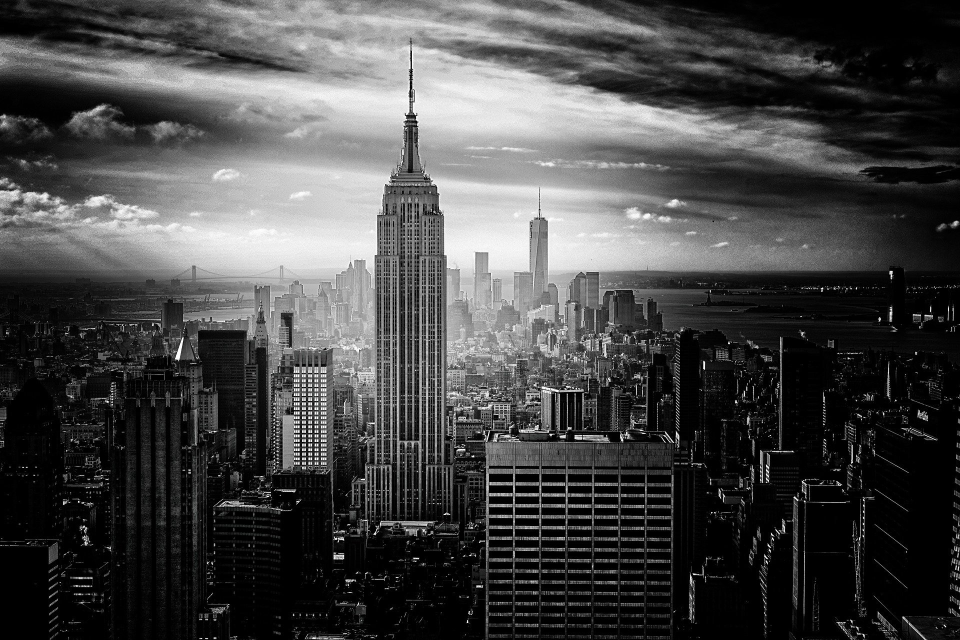
#> input picture Target_images/NewYork.jpg, 1920 x 1280 px, given in place of 1.jpg, which was not available (shown at 1/2 size)
$ python __Mosaique.py
#> lines starting #> are read from the running program, lines starting #| are printed output that depends on the picture; pictures that were not available may be replaced by others from this repository, and a replacement may not be noted
"""
Created on Tue Apr 16/11/2022

@author: Maxime Torre
"""
from re import I
import scipy
import numpy as np
import skimage.io as skio
from os.path import join
import scipy.ndimage as scnd
import skimage.filters as skf
from skimage import color
from skimage import filters

import skimage as sk
import skimage.color as skc
import skimage.data as skd
import matplotlib.pyplot as plt
from skimage import util
from skimage.util import crop
from skimage import transform
from skimage.util import img_as_ubyte

## 1 - Image sketching -------------------------------------------------------------------------------------------

filename = r'1.jpg'
dirpath = r'/input'
filepath = join(dirpath, filename)
print(filepath)

img = skio.imread(filepath)
#> img is the input picture: shape (1280, 1920, 3); mean R, G, B 70.4, 70.4, 70.4
img_3_resize = transform.rescale(img, scale = 0.25, multichannel = True)
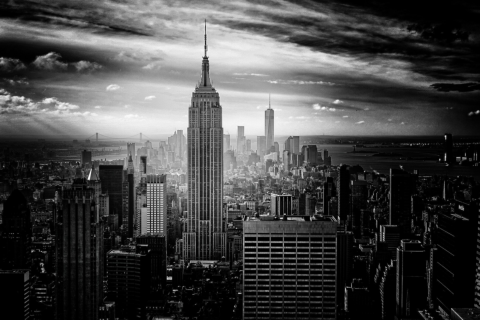
#> img_3_resize: shape (320, 480, 3) float64; mean R, G, B 0.276, 0.276, 0.276

fig, axes = plt.subplots(ncols=2,figsize=(8, 4))
axes[0].imshow(img)
axes[0].set_title('Based Image')
axes[1].imshow(img_3_resize)
axes[1].set_title('Resize image')
plt.show()
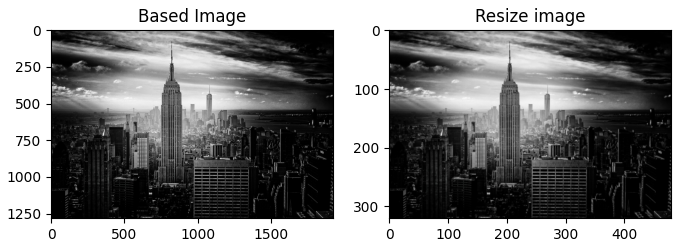
#> figure drawn by matplotlib, 2 panels

# Ouvrir chaque image et stocker la valeur moyenne des couleurs de l'image dans une liste ou l'indice correspond au numéro de l'image
taille_bloc = 64
nb_image_data_base = 5
L_color_img_data = []
for j in range (1,nb_image_data_base):
    filename_use = str(j)+'.jpg'
    filepath_use = join(dirpath, filename_use)
    img_use = skio.imread(filepath_use)
    img_use_resize = img_as_ubyte(transform.rescale(img_use, scale = 0.25, multichannel = True)) # float to utin8
    #print(filename_use)
    R = 0
    G = 0
    B = 0
    R_moy = 0
    G_moy = 0
    B_moy = 0
    for k in range(taille_bloc): # colonne
            for i in range(taille_bloc): # ligne
                #print("i = ", i,"k = ",k)
                R = R + img_use_resize[k][i][0]
                G = G + img_use_resize[k][i][1]
                B = B + img_use_resize[k][i][2]
#> after the loop, B = 217684; G = 217684; R = 217684
    R_moy = R//(taille_bloc**2)
#> R_moy = 53
    G_moy = G//(taille_bloc**2)
#> G_moy = 53
    B_moy = B//(taille_bloc**2)
#> B_moy = 53
    L_color_img_data.append([R_moy, G_moy, B_moy])
#> pass 2 of the loop `for j in range (1,nb_image_data_base):`:
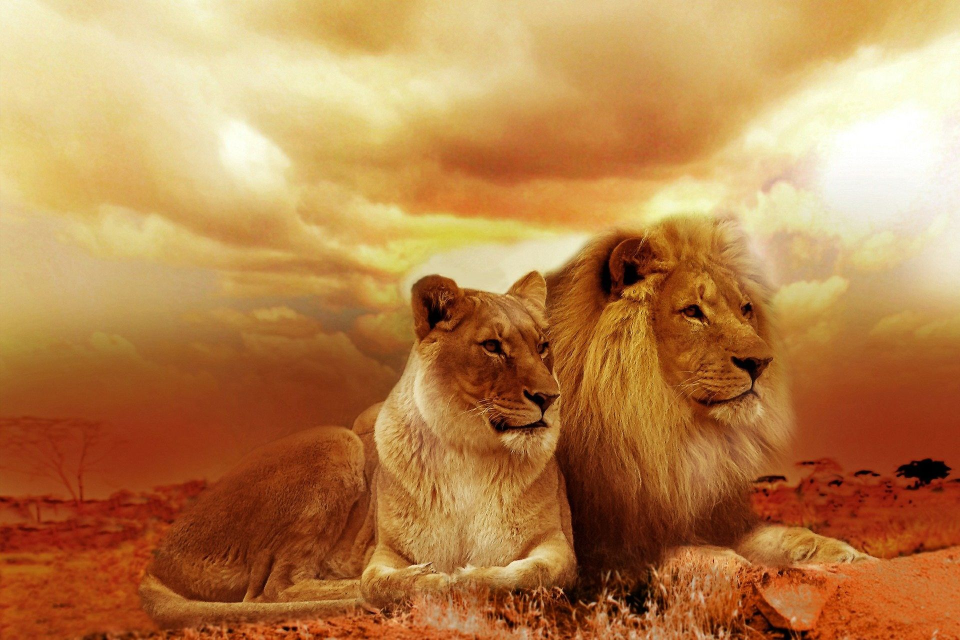
#> input picture Target_images/lions.jpg, 1920 x 1280 px, given in place of 2.jpg, which was not available (shown at 1/2 size)
#> img_use is the input picture: shape (1280, 1920, 3); mean R, G, B 184.6, 130.9, 76.5
#> `img_use_resize = img_as_ubyte(transform.rescale(img_use, scale = 0.25,..`:
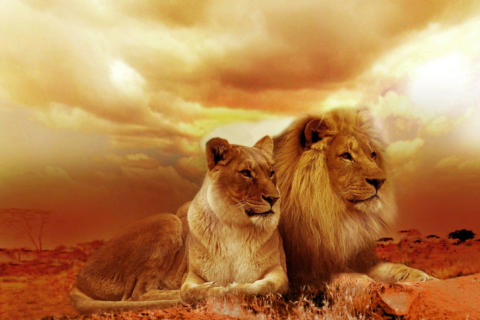
#> img_use_resize: shape (320, 480, 3); mean R, G, B 184.6, 130.9, 76.5
#> after the loop `for k in range(taille_bloc):`: B = 674301; G = 901977; R = 969544
#> R_moy = 236
#> G_moy = 220
#> B_moy = 164
#> (the run stopped early here; a loop or call above may not have finished)
